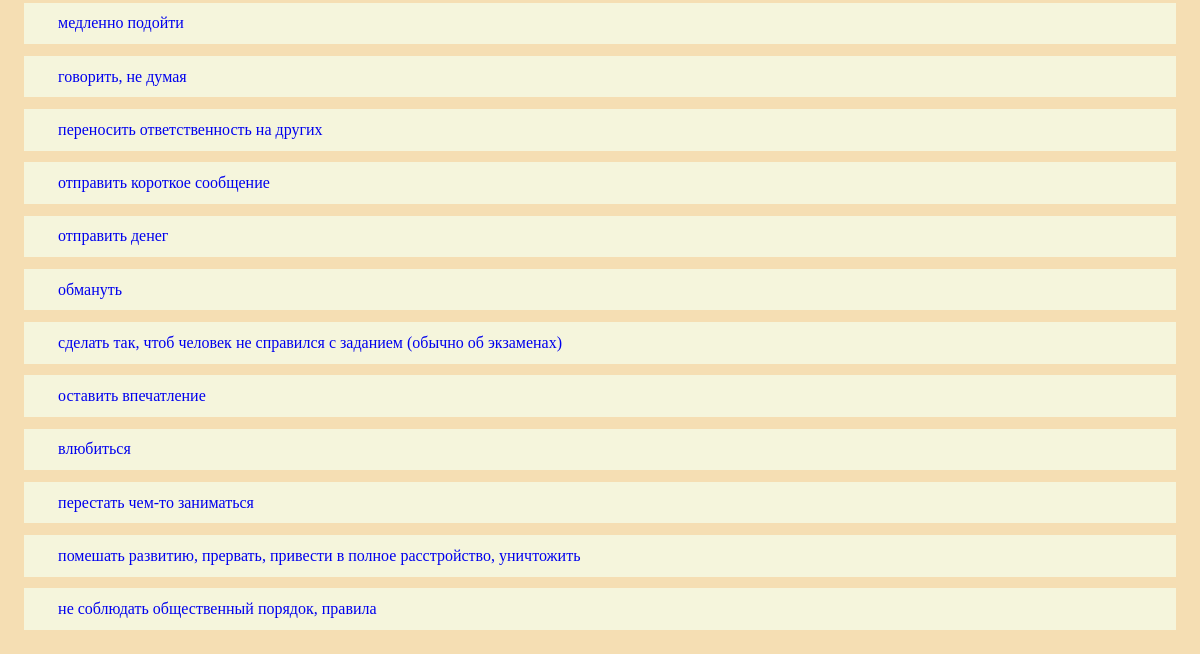
Before: /classes/ (lower part) with the older database file.
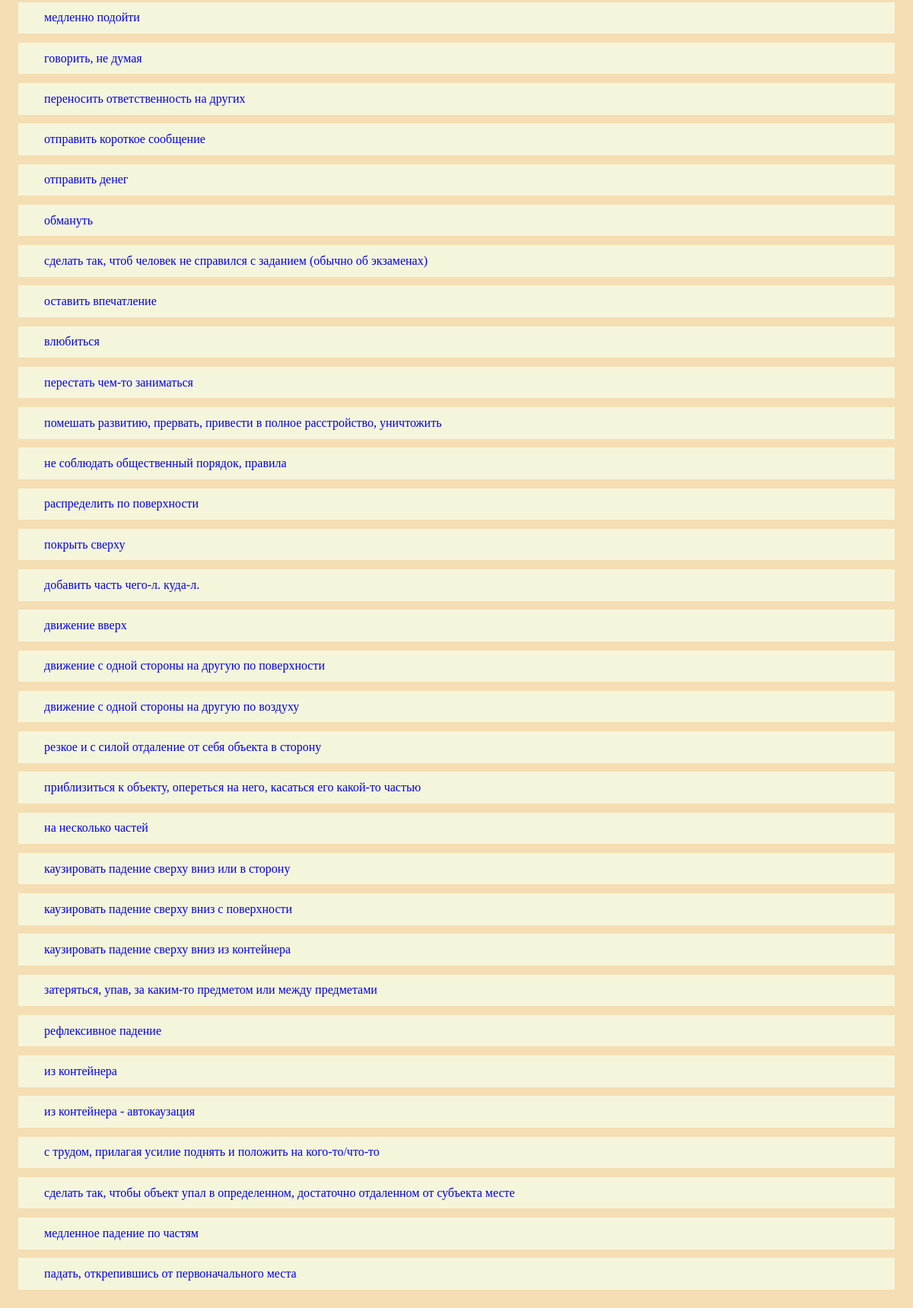
After: the same page with the newer database file.
### classes/models.py (models this page shows, shortened)
class Class(models.Model):
    superclass = models.ForeignKey(SuperClass, on_delete=models.CASCADE, blank=True, null=True)
    class_name = models.CharField(max_length=100)
    components = models.ManyToManyField(Component)
    types_choices = (
        ('физическое', 'физическое'),
        ('метафорическое', 'метафорическое')
    )
    class_type = models.CharField(max_length=30, choices=types_choices, blank=True, null=True)
    class Meta:
        verbose_name_plural = "classes"

### classes/views.py (the view)
# urls.py: url(r'^', include('index.urls')),
def index(request):
    context = {}
    context['classes'] = Class.objects.all()
    return render(request, 'classes/index.html', context)

### templates/classes/index.html (shortened to what this page needs)
{% extends "base.html" %}
{% block content %}
    {% if classes %}
        {% for class in classes %}
            <p class="line">
                <a href="{% url 'classes:wordlist' class.id %}" class="element_links">{{ class.class_name }}</a>
            </p>
        {% endfor %}
    {% endif %}
{% endblock %}

Changed rows visible on the page:
added Class: class_name "распределить по поверхности"
added Class: class_name "покрыть сверху"
added Class: class_name "добавить часть чего-л. куда-л."
added Class: class_name "движение вверх"
added Class: class_name "движение с одной стороны на другую по поверхности"
added Class: class_name "движение с одной стороны на другую по воздуху"
added Class: class_name "резкое и с силой отдаление от себя объекта в сторону"
added Class: class_name "приблизиться к объекту, опереться на него, касаться его какой-то частью"
added Class: class_name "на несколько частей"
added Class: class_name "каузировать падение сверху вниз или в сторону"
added Class: class_name "каузировать падение сверху вниз с поверхности"
added Class: class_name "каузировать падение сверху вниз из контейнера"
added Class: class_name "затеряться, упав, за каким-то предметом или между предметами"
added Class: class_name "рефлексивное падение"
added Class: class_name "из контейнера"
added Class: class_name "из контейнера - автокаузация"
added Class: class_name "с трудом, прилагая усилие поднять и положить на кого-то/что-то"
added Class: class_name "сделать так, чтобы объект упал в определенном, достаточно отдаленном от субъекта месте"
added Class: class_name "медленное падение по частям"
added Class: class_name "падать, открепившись от первоначального места"
